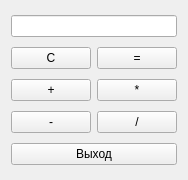
<?xml version="1.0" encoding="UTF-8"?>
<ui version="4.0">
 <class>MainWin</class>
 <widget class="QWidget" name="MainWin">
  <property name="geometry">
   <rect>
    <x>0</x>
    <y>0</y>
    <width>188</width>
    <height>180</height>
   </rect>
  </property>
  <property name="windowTitle">
   <string>Калькулятор</string>
  </property>
  <layout class="QHBoxLayout" name="horizontalLayout_4">
   <item>
    <layout class="QVBoxLayout" name="verticalLayout">
     <item>
      <widget class="QLineEdit" name="lineEdit">
       <property name="alignment">
        <set>Qt::AlignRight|Qt::AlignTrailing|Qt::AlignVCenter</set>
       </property>
      </widget>
     </item>
     <item>
      <layout class="QHBoxLayout" name="horizontalLayout">
       <item>
        <widget class="QPushButton" name="pushButton_3">
         <property name="text">
          <string>С</string>
         </property>
        </widget>
       </item>
       <item>
        <widget class="QPushButton" name="pushButton_6">
         <property name="text">
          <string>=</string>
         </property>
        </widget>
       </item>
      </layout>
     </item>
     <item>
      <layout class="QHBoxLayout" name="horizontalLayout_2">
       <item>
        <widget class="QPushButton" name="pushButton_7">
         <property name="text">
          <string>+</string>
         </property>
        </widget>
       </item>
       <item>
        <widget class="QPushButton" name="pushButton_4">
         <property name="text">
          <string>*</string>
         </property>
        </widget>
       </item>
      </layout>
     </item>
     <item>
      <layout class="QHBoxLayout" name="horizontalLayout_3">
       <item>
        <widget class="QPushButton" name="pushButton_5">
         <property name="text">
          <string>-</string>
         </property>
        </widget>
       </item>
       <item>
        <widget class="QPushButton" name="pushButton_8">
         <property name="text">
          <string>/</string>
         </property>
        </widget>
       </item>
      </layout>
     </item>
     <item>
      <widget class="QPushButton" name="pushButton_9">
       <property name="text">
        <string>Выход</string>
       </property>
      </widget>
     </item>
    </layout>
   </item>
  </layout>
 </widget>
 <resources/>
 <connections>
  <connection>
   <sender>pushButton_9</sender>
   <signal>clicked()</signal>
   <receiver>MainWin</receiver>
   <slot>close()</slot>
   <hints>
    <hint type="sourcelabel">
     <x>137</x>
     <y>153</y>
    </hint>
    <hint type="destinationlabel">
     <x>178</x>
     <y>175</y>
    </hint>
   </hints>
  </connection>
 </connections>
</ui>
